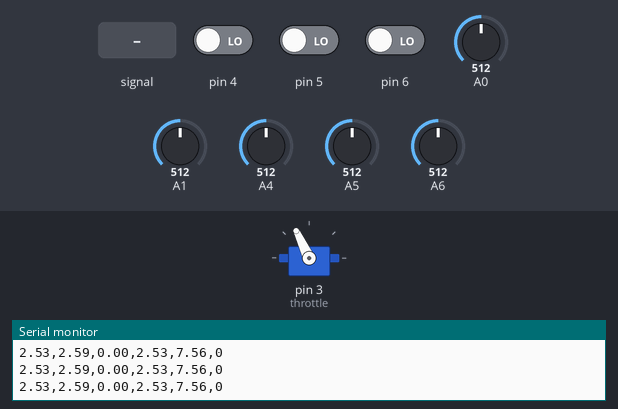
Recording of a sketch running on a simulated Arduino Nano, built with avr-gcc and run on an emulated ATmega328P. On the bench: servo, the last lines printed to the serial monitor. The test bench sets the inputs (shaded band); at power-on: A1 = 512, pin 4 LOW, pin 5 LOW, pin 6 LOW, A0 = 512, A4 = 512, A5 = 512, A6 = 512.

Above: at 1.2 s.
1.3 s: A1 fed a 200 Hz sine of ±81 counts around its level
4.3 s: A1 set to 306
5.8 s: A1 set to 213
At 6.9 s:
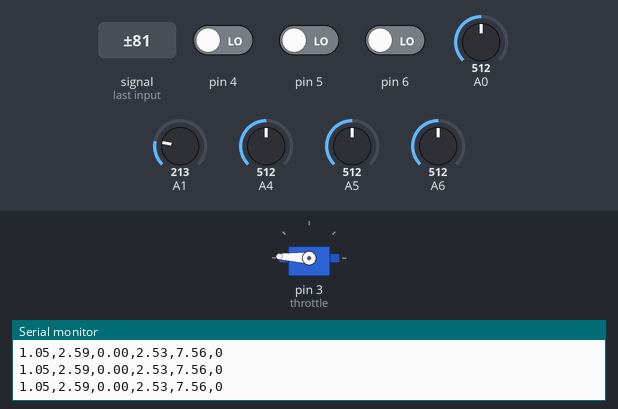
7.3 s: A1 set to 189
At 8.0 s:
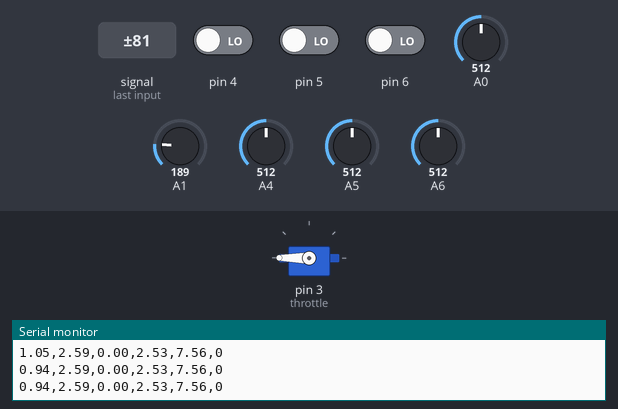
8.8 s: A1 set to 716
At 9.1 s:
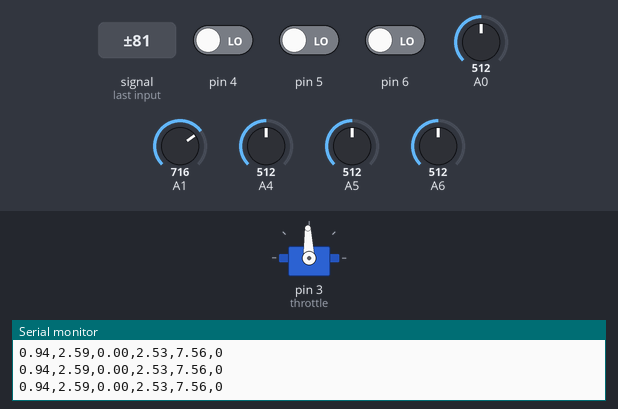
10.3 s: A1 set to 490
At 10.9 s:
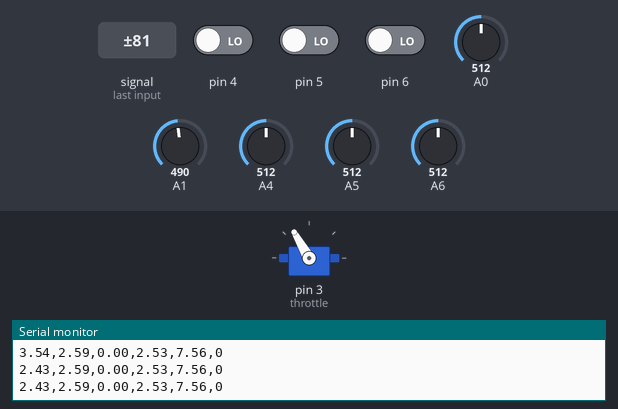
Timing chart, 0 to 12.8 s (numbered marks = the images above; inputs shaded):
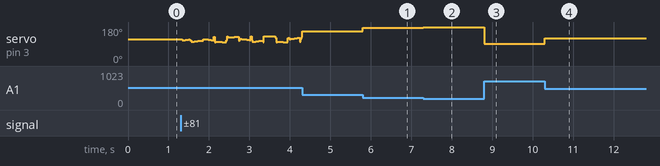

Measured:
- after the input at 5.8 s, servo on pin 3 (throttle): 158° → 177° at once
- after the input at 7.3 s, servo on pin 3 (throttle): 177° → 180° at once
- after the input at 8.8 s, servo on pin 3 (throttle): 180° → 92° at once
- after the input at 10.3 s, servo on pin 3 (throttle): 92° → 120° at once

The sketch:

Arduino_back_end.ino.ino
```cpp
#include<Servo.h>

Servo throttle;
const int fullThrottle = 92;
const int idle = 180;
//analog reads
double throttleIn = 0;
double thermistor = 0;
double rpm = 0;
double SOC = 0;
double GLV_SOC = 0;

//digital reads
int modeSwitch = 0;
bool gear1 = 0;
bool gear2 = 0;
bool gear3 = 0;

//This will only run once.
void setup() {
  throttle.attach(3);
  throttle.write(map(3.1,1,3.1,idle, fullThrottle));
  Serial.begin(9600); //2400
}

//This will run over and over.
void loop() {

  //Send data to the Serial Port
  throttleIn = analogRead(A1)/203.2 * 1.006; //1016
  // Serial.println(mapf(throttleIn,1,3.1,idle, fullThrottle));
  throttle.write(mapf(throttleIn,1,3.1,idle, fullThrottle)); //signal, min_signal, max_signal, min_angle, max_angle
  thermistor = analogRead(A0)/203.2 * 1.02669;
  SOC = analogRead(A6)/203.2 * 1.006;
  GLV_SOC = analogRead(A4)/67.72;
  modeSwitch = digitalRead(A7);
  gear1 = digitalRead(4);
  gear2 = digitalRead(5);
  gear3 = digitalRead(6);
  if(modeSwitch > 500){
    modeSwitch = 1;
  }else{
    modeSwitch = 0;
  }

  //read rpm - need two pulses - if not getting fast enough skip and say 0.
  bool cont = true;
  short state = 0;
  unsigned long StartTime = millis();
  unsigned long FirstTick = 0;
  while(cont){
    rpm = analogRead(A5); // for now we say "pulse is anything above 1500"
    if(rpm >= 1500 && state != 1){
      if(state == 0){
        FirstTick = StartTime - millis();
        state++;
      }else{
        cont = false;
        rpm = (60000.0 / ((StartTime - millis()) - FirstTick))*2;
      }
    }else if(rpm < 1500 && state == 1){
      state++;
    }
    if(millis() - StartTime > 300){
      rpm = 0;
      cont = false;
    }

    throttleIn = analogRead(A1)/203.2 * 1.006;
    throttle.write((mapf(throttleIn,1,3.1,idle, fullThrottle))); //signal, min_signal, max_signal, min_angle, max_angle
  }


  Serial.print(throttleIn);
  Serial.print(",");
  Serial.print(thermistor);
  Serial.print(",");
  Serial.print(rpm);
  Serial.print(",");
  Serial.print(SOC);
  Serial.print(",");
  Serial.print(GLV_SOC);
  Serial.print(",");
  Serial.println(modeSwitch);
  // Serial.print(",");
  // Serial.print(gear1);
  // Serial.print(",");
  // Serial.print(gear2);
  // Serial.print(",");
  // Serial.println(gear3);
}

int mapf(float x, float in_min, float in_max, int out_min, int out_max)
{
  int value = (x - in_min) * (out_max - out_min) / (in_max - in_min) + out_min;
  if(value > out_min){
    value = out_min;
  }else if(value < out_max){
    value = out_max;
  }
  return value;
}
```
